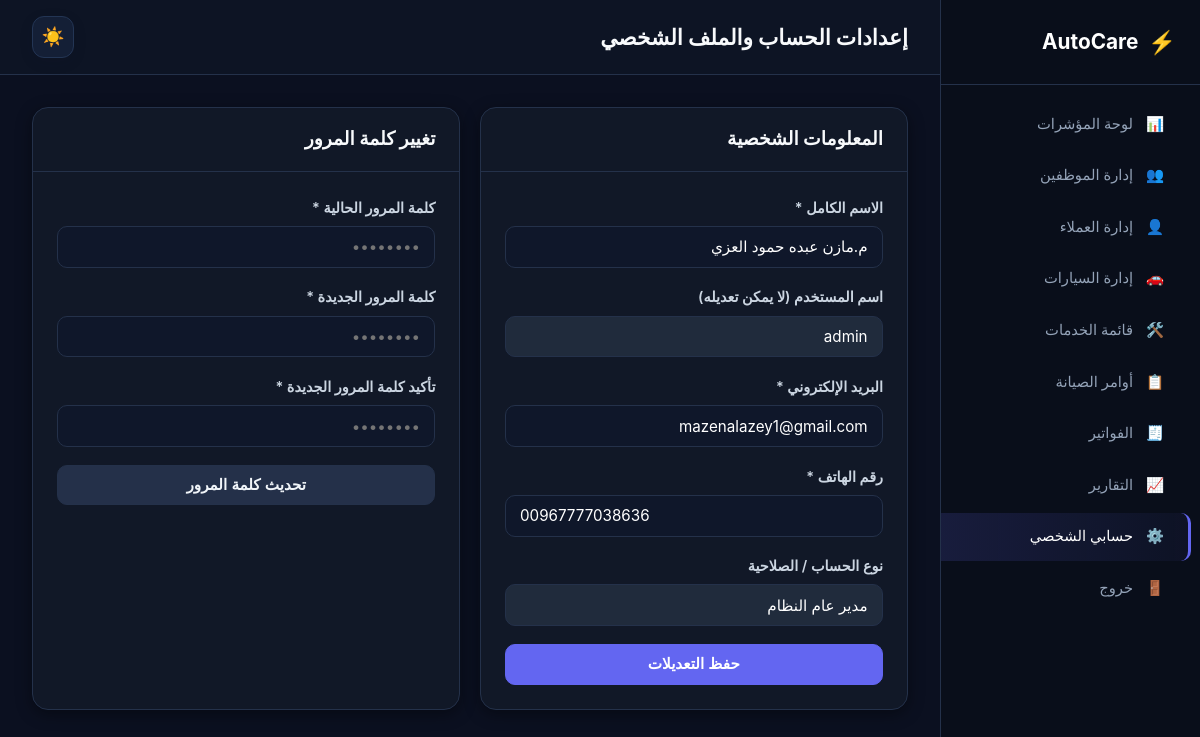
The app's page /profile.php (signed in) with its own data.
### tables this page shows
CREATE TABLE `users` (
  `id` int(10) UNSIGNED NOT NULL,
  `name` varchar(100) NOT NULL,
  `username` varchar(50) NOT NULL,
  `email` varchar(100) NOT NULL,
  `phone` varchar(25) NOT NULL,
  `password` varchar(255) NOT NULL,
  `role` enum('admin','employee','customer') NOT NULL DEFAULT 'customer',
  `status` enum('active','inactive','pending','pending_delete','deleted') NOT NULL DEFAULT 'active',
  `is_primary_admin` tinyint(1) NOT NULL DEFAULT 0,
  `deletion_requested` tinyint(1) NOT NULL DEFAULT 0,
  `deletion_requested_at` timestamp NULL DEFAULT NULL,
  `created_at` timestamp NULL DEFAULT current_timestamp(),
  `updated_at` timestamp NULL DEFAULT current_timestamp() ON UPDATE current_timestamp()
);

### config.php (called while the page is built, shortened)
<?php
function is_logged_in(): bool {
    return !empty($_SESSION['user_id']) && !empty($_SESSION['user_role']);
}
function current_user(): ?array {
    return [
        'id'       => (int)$_SESSION['user_id'],
        'name'     => $_SESSION['user_name'] ?? '',
        'username' => $_SESSION['user_username'] ?? '',
        'email'    => $_SESSION['user_email'] ?? '',
        'role'     => $_SESSION['user_role'] ?? '',
    ];
}
function current_theme(): string {
    return 'dark';
}

### profile.php (the view, shortened to what this page needs)
<?php
require_once __DIR__ . '/config.php';
$user = current_user();
$pdo = db();
$uStmt = $pdo->prepare("SELECT * FROM users WHERE id = :id");
$uStmt->execute([':id' => $user['id']]);
$userData = $uStmt->fetch();
?>
<!DOCTYPE html>
<html lang="ar" dir="rtl" data-theme="<?= htmlspecialchars(current_theme()) ?>">
<head>
    <link rel="stylesheet" href="style.css">
</head>
<body class="dashboard-body">
    <div class="dashboard-wrapper">
        <aside class="sidebar" id="appSidebar">
            <div class="sidebar-brand">
                <a href="dashboard.php" class="brand-link">
                    <span class="brand-icon">⚡</span>
                    <span class="brand-title">AutoCare</span>
                </a>
            </div>
            <nav class="sidebar-nav">
                <a href="dashboard.php" class="nav-item"><span class="icon">📊</span> لوحة المؤشرات</a>
                <?php if ($user['role'] === 'admin'): ?>
                    <a href="employees.php" class="nav-item"><span class="icon">👥</span> إدارة الموظفين</a>
                <?php endif; ?>
                <?php if ($user['role'] === 'admin' || $user['role'] === 'employee'): ?>
                    <a href="customers.php" class="nav-item"><span class="icon">👤</span> إدارة العملاء</a>
                <?php endif; ?>
                <a href="vehicles.php" class="nav-item"><span class="icon">🚗</span> <?= $user['role'] === 'customer' ? 'سياراتي' : 'إدارة السيارات' ?></a>
                <?php if ($user['role'] === 'admin' || $user['role'] === 'employee'): ?>
                    <a href="services.php" class="nav-item"><span class="icon">🛠️</span> قائمة الخدمات</a>
                <?php endif; ?>
                <a href="work_orders.php" class="nav-item"><span class="icon">📋</span> أوامر الصيانة</a>
                <a href="invoices.php" class="nav-item"><span class="icon">🧾</span> الفواتير</a>
                <?php if ($user['role'] === 'admin'): ?>
                    <a href="reports.php" class="nav-item"><span class="icon">📈</span> التقارير</a>
                <?php endif; ?>
                <a href="profile.php" class="nav-item active"><span class="icon">⚙️</span> حسابي الشخصي</a>
                <a href="logout.php" class="nav-item logout-link"><span class="icon">🚪</span> خروج</a>
            </nav>
        </aside>
        <main class="main-content">
            <header class="topbar">
                <div class="topbar-left">
                    <h2 class="page-title">إعدادات الحساب والملف الشخصي</h2>
                </div>
                <div class="topbar-right">
                    <button type="button" class="theme-toggle-btn" onclick="toggleTheme()" title="تبديل المظهر بين الليلي والنهاري">
                        <span class="theme-icon"><?= current_theme() === 'dark' ? '☀️' : '🌙' ?></span>
                    </button>
                </div>
            </header>
            <div class="content-container">
                <div class="grid grid-2">
                    <div class="card">
                        <div class="card-header">
                            <h3>المعلومات الشخصية</h3>
                        </div>
                        <form method="POST" action="profile.php" class="card-body form-grid">
                            <div class="form-group">
                                <label for="p_name">الاسم الكامل *</label>
                                <input type="text" id="p_name" name="name" class="form-control" required value="<?= htmlspecialchars($userData['name'] ?? '') ?>">
                            </div>
                            <div class="form-group">
                                <label for="p_uname">اسم المستخدم (لا يمكن تعديله)</label>
                                <input type="text" id="p_uname" class="form-control" readonly disabled value="<?= htmlspecialchars($userData['username'] ?? '') ?>" style="background:#202b3c;">
                            </div>
                            <div class="form-group">
                                <label for="p_email">البريد الإلكتروني *</label>
                                <input type="email" id="p_email" name="email" class="form-control" required value="<?= htmlspecialchars($userData['email'] ?? '') ?>">
                            </div>
                            <div class="form-group">
                                <label for="p_phone">رقم الهاتف *</label>
                                <input type="tel" id="p_phone" name="phone" class="form-control" required value="<?= htmlspecialchars($userData['phone'] ?? '') ?>">
                            </div>
                            <div class="form-group">
                                <label>نوع الحساب / الصلاحية</label>
                                <input type="text" class="form-control" readonly disabled value="<?= $user['role'] === 'admin' ? 'مدير عام النظام' : ($user['role'] === 'employee' ? 'موظف صيانة' : 'عميل مسجل') ?>" style="background:#202b3c;">
                            </div>
                            <button type="submit" class="btn btn-primary">حفظ التعديلات</button>
                        </form>
                    </div>
                    <div class="card">
                        <div class="card-header">
                            <h3>تغيير كلمة المرور</h3>
                        </div>
                        <form method="POST" action="profile.php" class="card-body form-grid">
                            <div class="form-group">
                                <label for="curr_pass">كلمة المرور الحالية *</label>
                                <input type="password" id="curr_pass" name="current_password" class="form-control" required placeholder="••••••••">
                            </div>
                            <div class="form-group">
                                <label for="new_pass">كلمة المرور الجديدة *</label>
                                <input type="password" id="new_pass" name="new_password" class="form-control" required minlength="6" placeholder="••••••••">
                            </div>
                            <div class="form-group">
                                <label for="conf_pass">تأكيد كلمة المرور الجديدة *</label>
                                <input type="password" id="conf_pass" name="confirm_password" class="form-control" required minlength="6" placeholder="••••••••">
                            </div>
                            <button type="submit" class="btn btn-secondary">تحديث كلمة المرور</button>
                        </form>
                    </div>
                </div>
            </div>
        </main>
    </div>
</body>
</html>

### records on screen
users: name "م.مازن عبده حمود العزي", username "admin", email "mazenalazey1@gmail.com", phone "00967777038636"
